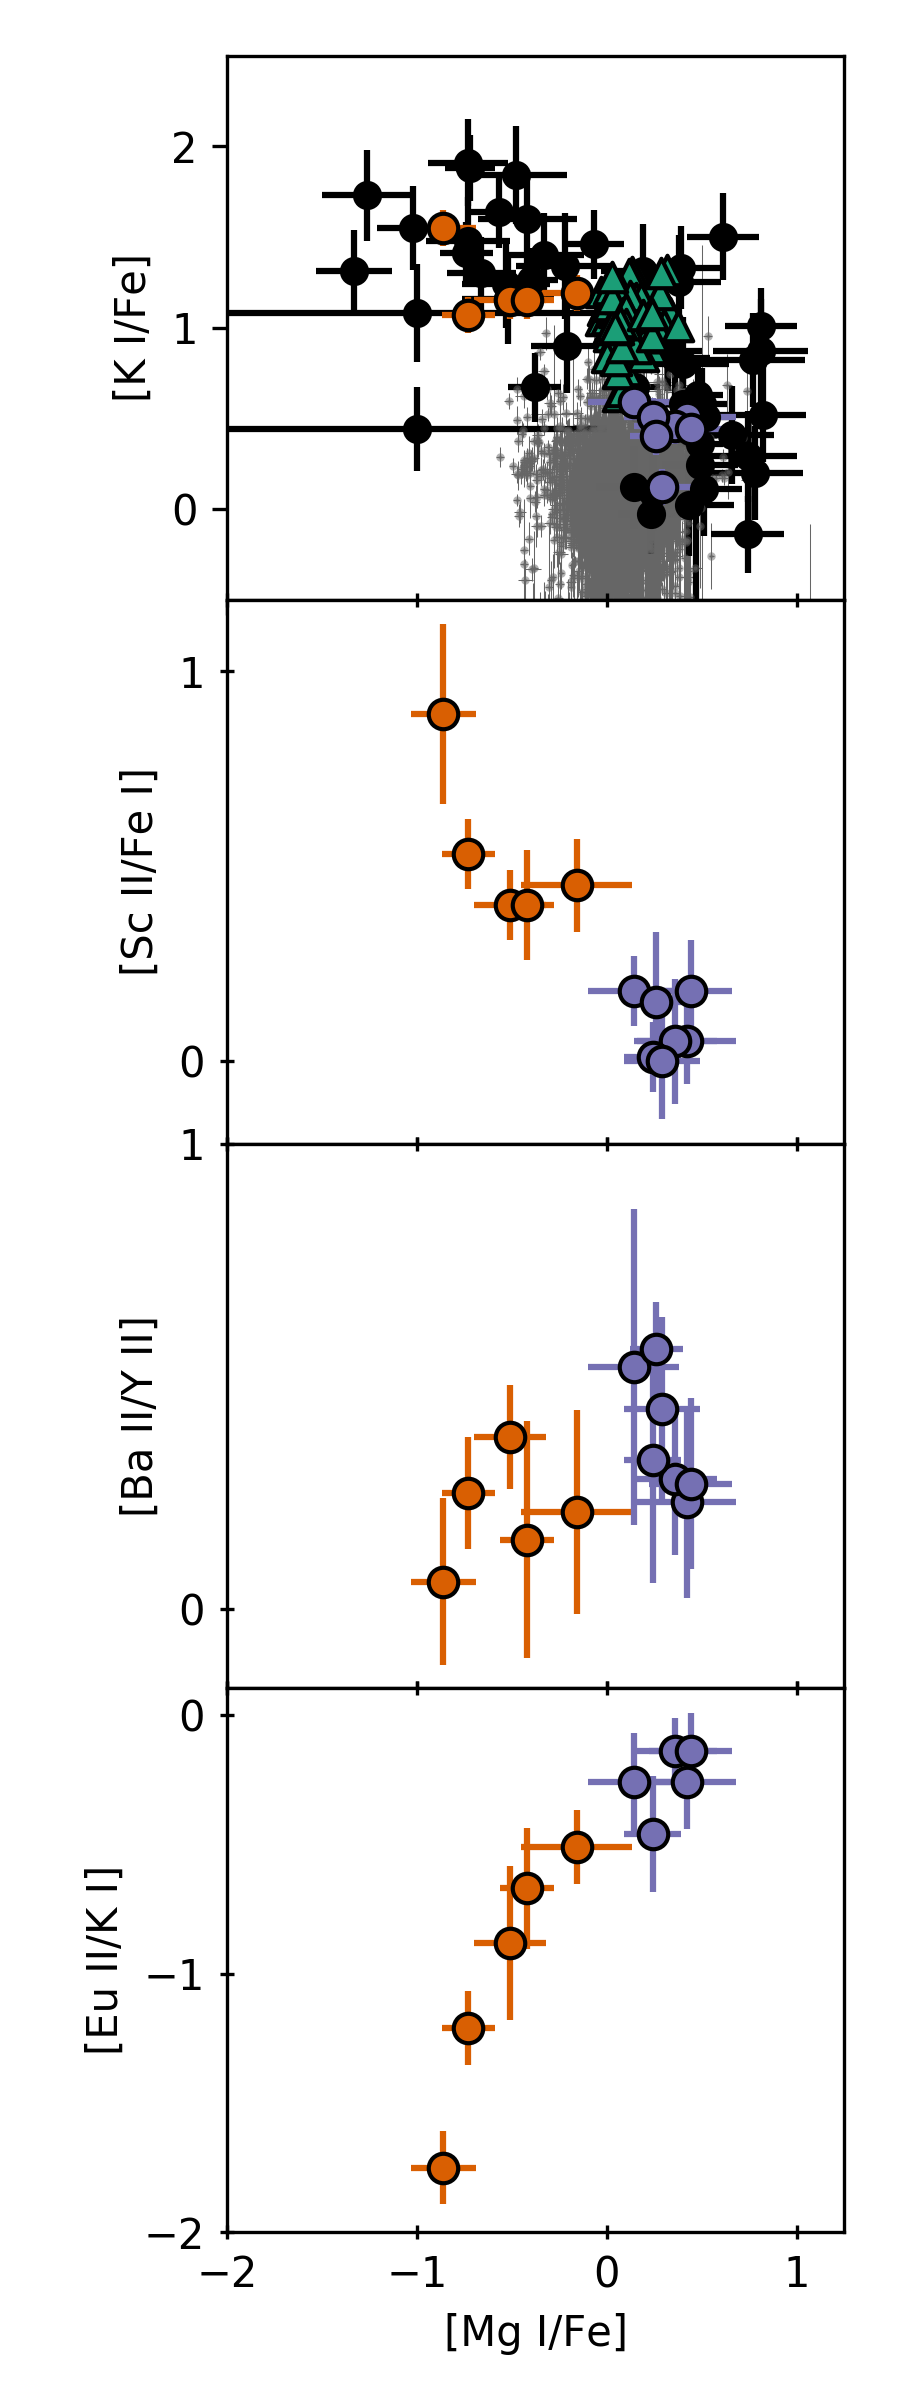

This figure's Python source:
import matplotlib.pyplot as plt
from astropy.table import Table
from matplotlib.ticker import MaxNLocator
from matplotlib.cm import Dark2 as Set1
import numpy as np

ngc2419 = Table.read("ngc2419-mucciarelli.csv")
ngc2808 = Table.read("ngc2808-mucciarelli.csv")

candidates = Table.read("/Users/arc/research/projects/inactive/Mg-K-Hollyweirdos/article/Total112listdr2kna.csv")

translate_label = lambda label: "[{}]".format("/".join([ea.strip() for ea in label.strip("[]").split("/")]))
all_labels = [
  ("[Mg I/Fe]", "[K I/Fe]"),
#  ("[Mg I/Fe]", "[Ca I/Fe I]"),
  ("[Mg I/Fe]", "[Sc II/Fe I]"),
#  ("[Mg I/Fe]", "[Ti I/Fe I]"),
#  ("[Mg I/Fe]", "[Ce II/Fe I]"),
  ("[Mg I/Fe]", "[Ba II/Y II]"),
  ("[Mg I/Fe]", "[Eu II/K I]")
]


fig, axes = plt.subplots(len(all_labels), 1, figsize=(3, 8))
ax = axes[0]

ax.scatter(ngc2419["mg_fe"], ngc2419["k_fe"], facecolor="k",
          label="NGC 2419")
ax.errorbar(ngc2419["mg_fe"], ngc2419["k_fe"],
            xerr=ngc2419["u_mg_fe"], yerr=ngc2419["u_k_fe"],
            fmt=None, ecolor="k", zorder=-1,
            label="_")

#ax.scatter(ngc2808["mg_fe"], ngc2808["k_fe"],
#           facecolor="#FFFFFF", marker="s", edgecolor="k", linewidth=1.5, zorder=100, label="NGC 2808")
#ax.errorbar(ngc2808["mg_fe"], ngc2808["k_fe"],
#            xerr=0.2, yerr=0.2, fmt=None, ecolor="k", zorder=50,
#            label="_")

apogee = Table.read("/Users/arc/research/projects/active/the-battery-stars/catalogs/allStar-l31c.2.fits")

qc = (apogee["SNR"] > 200) \
   * (apogee["TEFF"] > 0) \
   * (apogee["MG_FE"] > -5000) \
   * (apogee["K_FE"] > -5000) \
   * (apogee["FE_H"] > -5000) \
   * (apogee["MG_FE"] > -0.6) \
   * (apogee["K_FE"] < 1.0) \
   * ((apogee["K_FE"] + apogee["FE_H"]) > -2) \
   * (apogee["K_FE"] > -1)

ax.scatter(apogee["MG_FE"][qc], apogee["K_FE"][qc],
    s=1, c="#666666", zorder=-1, alpha=0.5, label=r"Milky Way")
ax.errorbar(apogee["MG_FE"][qc], apogee["K_FE"][qc],
    xerr=apogee["MG_FE_ERR"][qc], yerr=apogee["K_FE_ERR"][qc],
    fmt=None, ecolor="#666666", label="_", elinewidth=0.25, zorder=-100)

ax.scatter(
  candidates["cannon_alpha_m_1"], candidates["K_FE"], 
  facecolor=Set1(0), edgecolor="k", marker="^", s=50)


ax.set_xticks([-2, -1, 0, 1])
ax.set_yticks([0, 1, 2])

ax.set_xlim(-2, 1.25)
ax.set_ylim(-0.5, 2.5)



pop1 = Table.read("cohen-kirby-pop1.csv")
pop2 = Table.read("cohen-kirby-pop2.csv")


def get_values(data, x_y, fill_error=0.10):

    xlabel, ylabel = x_y.strip("[]").split("/")

    xrow = (data["element"] == xlabel)
    yrow = (data["element"] == ylabel)

    xvalues = []
    yvalues = []
    xerrors = []
    yerrors = []
    for star in data.dtype.names[1::2]:
        xvalues.append(data[star][xrow])
        xerrors.append(data["{}_error".format(star)][xrow])

        if ylabel.upper() != "H" and not ylabel.upper().startswith("FE"):
          yvalues.append(data[star][yrow])
          yerrors.append(data["{}_error".format(star)][yrow])

    xvalues = np.array(xvalues)
    xerrors = np.array(xerrors)

    yvalues = np.array(yvalues)
    yerrors = np.array(yerrors)

    xerrors[~np.isfinite(xerrors)] = fill_error
    yerrors[~np.isfinite(yerrors)] = fill_error

    if yvalues.size == 0:
        yvalues = np.zeros_like(xvalues)
        yerrors = np.zeros_like(xerrors)

    values = xvalues - yvalues
    errors = np.sqrt(xerrors**2 + yerrors**2)

    return (values.flatten(), errors.flatten())


for ax, labels in zip(axes, all_labels):

    xlabel, ylabel = labels

    for pop, color in zip((pop1, pop2), (Set1(1), Set1(2))):

        x, xerr = get_values(pop, xlabel)
        y, yerr = get_values(pop, ylabel)

        ax.scatter(x, y, c=color, edgecolor="k", s=50)
        ax.errorbar(x, y, xerr=xerr, yerr=yerr, fmt=None, zorder=-1, ecolor=color)

    ax.set_xlim(axes[0].get_xlim())
    ax.set_xticks(axes[0].get_xticks())

    if ax.is_last_row():
        ax.set_xlabel(translate_label(xlabel))
    else:
        ax.set_xticklabels([])

    if not ax.is_first_row():
        ax.tick_params(direction="inout", axis="both", bottom=True, top=True)


    ax.set_ylabel(translate_label(ylabel))
    ax.yaxis.set_major_locator(MaxNLocator(3))

    
fig.tight_layout()
fig.subplots_adjust(hspace=0)

fig.axes[1].set_yticks([0, 1])
fig.axes[2].set_yticks([0, 1])
fig.axes[3].set_yticks([-2, -1, 0])

fig.savefig("figure2.pdf", dpi=300)

